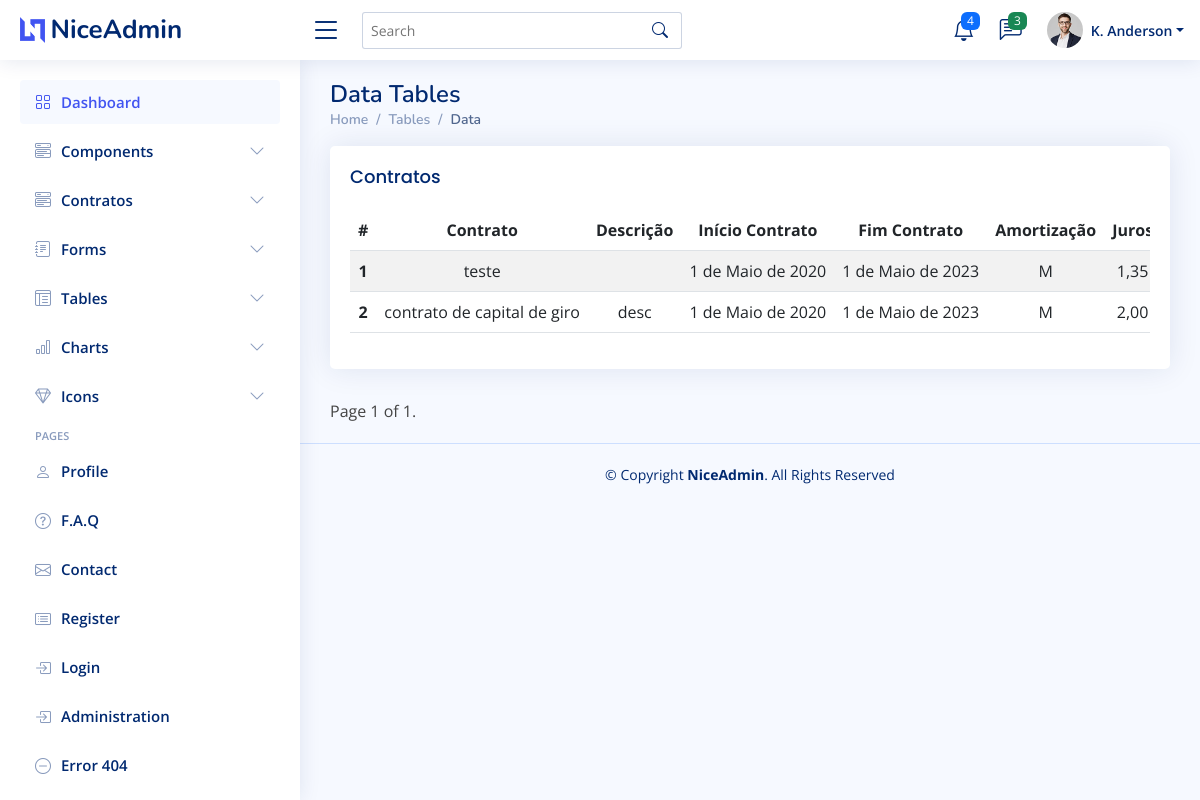
The app's page /contracts/ with its own data.
### revcontract/models.py (models this page shows, shortened)
class Contract (models.Model):
    contract_number = models.CharField(max_length=300,null=False,blank=False,verbose_name='Número de contrato',help_text='Número de contrato',)
    contract_name = models.CharField(max_length=300,null=False,blank=False,verbose_name='Nome do contrato',help_text='Nome do contrato',)
    contract_description = models.TextField(max_length=300,blank=True,verbose_name='Descrição do contrato',help_text='Descrição do contrato',)
    contract_start_date = models.DateField(null=False,blank=False,verbose_name='Data de início do contrato',help_text='Data de início do contrato',)
    amortization_type = models.ForeignKey(AmortizationType,verbose_name="Tipo de amortização",on_delete=models.SET_NULL,null=True,blank=True,help_text='Tipo de amortização',)
    interest_rate = models.DecimalField(max_digits=5,decimal_places=2,null=False,blank=False,verbose_name='Taxa de juros',help_text='Taxa de juros',)
    contract_value = models.DecimalField(max_digits=20,decimal_places=2,null=False,blank=False,verbose_name='Valor do contrato',help_text='Valor do contrato',)
    contract_file = models.FileField(upload_to='documents/%Y/%m/%d/',null=True,blank=True,verbose_name='Arquivo do contrato',help_text='Arquivo do contrato',)
    contract_term = models.IntegerField(null=False,blank=False,verbose_name='Prazo do contrato',help_text='Prazo do contrato',)
    contract_term_unit = models.ForeignKey(ContractTermUnit,verbose_name="Unidade de prazo do contrato",on_delete=models.SET_NULL,null=True,blank=True,help_text='Unidade de prazo do contrato',)
    contract_end_date = models.DateField(null=True,blank=True,verbose_name='Data de término do contrato',help_text='Data de término do contrato',)
    contract_status = models.BooleanField(default=True,verbose_name='Status do contrato',help_text='Status do contrato',)
    contract_created_at = models.DateTimeField(auto_now_add=True,verbose_name='Data de criação do contrato',help_text='Data de criação do contrato',)
    contract_updated_at = models.DateTimeField(auto_now=True,verbose_name='Data de atualização do contrato',help_text='Data de atualização do contrato',)
    contract_installment_value = models.DecimalField(max_digits=20,decimal_places=2,null=False,blank=False,verbose_name='Valor da parcela',help_text='Valor da parcela',)
    contract_installment_number = models.IntegerField(null=False,blank=False,verbose_name='Número de parcelas',help_text='Número de parcelas',)
    contract_installment_start_date = models.DateField(null=False,blank=False,verbose_name='Data de início das parcelas',help_text='Data de início das parcelas',)
    contract_installment_end_date = models.DateField(null=False,blank=False,verbose_name='Data de término das parcelas',help_text='Data de término das parcelas',)
    contract_owner = models.ForeignKey(User,related_name='contract_owner',verbose_name="Dono do contrato",on_delete=models.SET_NULL,null=True,blank=True,help_text='Dono do contrato',)
    contract_created_by = models.ForeignKey(User,related_name='contract_created_by',verbose_name="Criado por",on_delete=models.SET_NULL,null=True,blank=True,help_text='Criado por',)
    contract_customer = models.ForeignKey(Customer,verbose_name="Cliente",on_delete=models.SET_NULL,null=True,blank=True,help_text='Cliente',)
    contract_bcb_sgs_code = models.IntegerField(null=True,blank=True,verbose_name='Código BCB SGS',help_text='Código BCB SGS',)
    contract_amortization_system = models.ForeignKey(AmortizationSystem,verbose_name="Sistema de amortização",on_delete=models.SET_NULL,null=True,blank=True,help_text='Sistema de amortização',)
    class Meta:
        verbose_name = 'Contrato'
        verbose_name_plural = 'Contratos'
    def __str__(self):
        return self.contract_name

class AmortizationType (models.Model):
    amortization_type = models.CharField(max_length=50,null=False,blank=False,verbose_name='Tipo de amortização',help_text='Tipo de amortização',)
    amortization_type_description = models.CharField(max_length=500,null=False,blank=False,verbose_name='Descrição do tipo de amortização',help_text='Descrição do tipo de amortização',)
    class Meta:
        verbose_name = 'Tipo de amortização'
        verbose_name_plural = 'Tipos de amortização'
    def __str__(self):
        return self.amortization_type

### revcontract/views/contracts_view.py (the view)
# urls.py: path('contracts/', views.contracts, name='contracts'),
def contracts(request, paginagion = 10):
    contracts = Contract.objects.all().order_by('pk')
    paginator = Paginator(contracts, paginagion)
    page_number = request.GET.get('page')
    page_obj = paginator.get_page(page_number)
    context = {
        'page_obj': page_obj,
        'site_title': 'Contratos - ',
    }
    print(contracts)
    return render(request,
                  'revcontrato/contracts_list.html',
                  context)

### revcontract/templates/revcontrato/contracts_list.html (shortened to what this page needs)
{% extends 'global/tables-data.html' %}
{% block tablename %}Contratos{% endblock tablename %}
{% block table %}
    <div class="table-responsive">
    <table class="table table-striped table-responsive">
        <thead>
        <tr>
            <th scope="col">#</th>
            <th scope="col">Contrato</th>
            <th scope="col">Descrição</th>
            <th scope="col">Início Contrato</th>
            <th scope="col">Fim Contrato</th>
            <th scope="col">Amortização</th>
            <th scope="col">Juros</th>
        </tr>
        </thead>
        <tbody>
            {% for contract in page_obj %}
                <tr>
                    <th scope="row">{{contract.pk}}</th>
                    <td>{{contract.contract_name}}</td>
                    <td>{{contract.contract_description}}</td>
                    <td>{{contract.contract_start_date}}</td>
                    <td>{{contract.contract_end_date}}</td>
                    <td>{{contract.amortization_type}}</td>
                    <td>{{contract.interest_rate}}</td>
                </tr>
            {% endfor %}
        </tbody>
    </table>
    </div>
{% endblock table %}

### base/global/tables-data.html (shortened to what this page needs)
{% load static %}
<!DOCTYPE html>
<html lang="en">
{% include 'global/partials/_head.html' %}
<body>
  {% include 'global/partials/_header.html' %}
  {% include 'global/partials/_sidebar.html' %}
  <main id="main" class="main">
    <div class="pagetitle">
      <h1>Data Tables</h1>
      <nav>
        <ol class="breadcrumb">
          <li class="breadcrumb-item"><a href="{% url 'main:homepage' %}">Home</a></li>
          <li class="breadcrumb-item">Tables</li>
          <li class="breadcrumb-item active">Data</li>
        </ol>
      </nav>
    </div>
    <section class="section">
      <div class="row">
        <div class="col-lg-12">
          <div class="card">
            <div class="card-body">
              <h3 class="card-title">{% block tablename %}{% endblock tablename %}</h3>
                {% block table %}
                {% endblock table %}
            </div>
          </div>
        </div>
      </div>
    </section>
    {% include 'global/partials/_pagination.html' %}
  </main>
  {% include 'global/partials/_footer.html' %}
</body>
</html>

### base/global/partials/_head.html (shortened to what this page needs)
{% load static %}
<!DOCTYPE html>
<html lang="en">
<head>
  <link href="{% static 'global/vendor/bootstrap/css/bootstrap.min.css' %}" rel="stylesheet">
  <link href="{% static 'global/vendor/bootstrap-icons/bootstrap-icons.css' %}" rel="stylesheet">
  <link href="{% static 'global/vendor/boxicons/css/boxicons.min.css' %}" rel="stylesheet">
  <link href="{% static 'global/vendor/quill/quill.snow.css' %}" rel="stylesheet">
  <link href="{% static 'global/vendor/quill/quill.bubble.css' %}" rel="stylesheet">
  <link href="{% static 'global/vendor/remixicon/remixicon.css' %}" rel="stylesheet">
  <link href="{% static 'global/vendor/simple-datatables/style.css' %}" rel="stylesheet">
  <link href="{% static 'global/css/style.css' %}" rel="stylesheet">
</head>

### base/global/partials/_header.html (shortened to what this page needs)
 {% load static %}
 <header id="header" class="header fixed-top d-flex align-items-center">
    <div class="d-flex align-items-center justify-content-between">
      <a href="{% url 'main:homepage' %}" class="logo d-flex align-items-center">
        <img src="{% static 'global/img/logo.png' %}" alt="">
        <span class="d-none d-lg-block">NiceAdmin</span>
      </a>
      <i class="bi bi-list toggle-sidebar-btn"></i>
    </div>
    <div class="search-bar">
      <form class="search-form d-flex align-items-center" method="POST" action="#">
        <input type="text" name="query" placeholder="Search" title="Enter search keyword">
        <button type="submit" title="Search"><i class="bi bi-search"></i></button>
      </form>
    </div>
    <nav class="header-nav ms-auto">
      <ul class="d-flex align-items-center">
        <li class="nav-item dropdown">
          <a class="nav-link nav-icon" href="#" data-bs-toggle="dropdown">
            <i class="bi bi-bell"></i>
            <span class="badge bg-primary badge-number">4</span>
          </a>
        </li>
        <li class="nav-item dropdown">
          <a class="nav-link nav-icon" href="#" data-bs-toggle="dropdown">
            <i class="bi bi-chat-left-text"></i>
            <span class="badge bg-success badge-number">3</span>
          </a>
        </li>
        <li class="nav-item dropdown pe-3">
          <a class="nav-link nav-profile d-flex align-items-center pe-0" href="#" data-bs-toggle="dropdown">
            <img src="{% static 'global/img/profile-img.jpg' %}" alt="Profile" class="rounded-circle">
            <span class="d-none d-md-block dropdown-toggle ps-2">K. Anderson</span>
          </a>
        </li>
      </ul>
    </nav>
  </header>

### base/global/partials/_sidebar.html (shortened to what this page needs)
{% load static %}
<aside id="sidebar" class="sidebar">
    <ul class="sidebar-nav" id="sidebar-nav">
      <li class="nav-item">
        <a class="nav-link " href="{% url 'main:homepage' %}">
          <i class="bi bi-grid"></i>
          <span>Dashboard</span>
        </a>
      </li>
      <li class="nav-item">
        <a class="nav-link collapsed" data-bs-target="#components-nav" data-bs-toggle="collapse" href="#">
          <i class="bi bi-menu-button-wide"></i><span>Components</span><i class="bi bi-chevron-down ms-auto"></i>
        </a>
      </li>
      <li class="nav-item">
        <a class="nav-link collapsed" data-bs-target="#contracts-nav" data-bs-toggle="collapse" href="#">
          <i class="bi bi-menu-button-wide"></i><span>Contratos</span><i class="bi bi-chevron-down ms-auto"></i>
        </a>
      </li>
      <li class="nav-item">
        <a class="nav-link collapsed" data-bs-target="#forms-nav" data-bs-toggle="collapse" href="#">
          <i class="bi bi-journal-text"></i><span>Forms</span><i class="bi bi-chevron-down ms-auto"></i>
        </a>
      </li>
      <li class="nav-item">
        <a class="nav-link collapsed" data-bs-target="#tables-nav" data-bs-toggle="collapse" href="#">
          <i class="bi bi-layout-text-window-reverse"></i><span>Tables</span><i class="bi bi-chevron-down ms-auto"></i>
        </a>
      </li>
      <li class="nav-item">
        <a class="nav-link collapsed" data-bs-target="#charts-nav" data-bs-toggle="collapse" href="#">
          <i class="bi bi-bar-chart"></i><span>Charts</span><i class="bi bi-chevron-down ms-auto"></i>
        </a>
      </li>
      <li class="nav-item">
        <a class="nav-link collapsed" data-bs-target="#icons-nav" data-bs-toggle="collapse" href="#">
          <i class="bi bi-gem"></i><span>Icons</span><i class="bi bi-chevron-down ms-auto"></i>
        </a>
      </li>
      <li class="nav-heading">Pages</li>
      <li class="nav-item">
        <a class="nav-link collapsed" href="users-profile.html">
          <i class="bi bi-person"></i>
          <span>Profile</span>
        </a>
      </li>
      <li class="nav-item">
        <a class="nav-link collapsed" href="pages-faq.html">
          <i class="bi bi-question-circle"></i>
          <span>F.A.Q</span>
        </a>
      </li>
      <li class="nav-item">
        <a class="nav-link collapsed" href="pages-contact.html">
          <i class="bi bi-envelope"></i>
          <span>Contact</span>
        </a>
      </li>
      <li class="nav-item">
        <a class="nav-link collapsed" href="pages-register.html">
          <i class="bi bi-card-list"></i>
          <span>Register</span>
        </a>
      </li>
      <li class="nav-item">
        <a class="nav-link collapsed" href="pages-login.html">
          <i class="bi bi-box-arrow-in-right"></i>
          <span>Login</span>
        </a>
      </li>
      <li class="nav-item">
        <a class="nav-link collapsed" href="{% url 'admin:index' %}">
          <i class="bi bi-box-arrow-in-right"></i>
          <span>Administration</span>
        </a>
      </li>
      <li class="nav-item">
        <a class="nav-link collapsed" href="pages-error-404.html">
          <i class="bi bi-dash-circle"></i>
          <span>Error 404</span>
        </a>
      </li>
      <li class="nav-item">
        <a class="nav-link collapsed" href="pages-blank.html">
        </a>
      </li>
    </ul>
</aside>

### base/global/partials/_pagination.html (shortened to what this page needs)
{% if page_obj %}
    <div class="pagination">
        <span class="step-links">
            <span class="current">
                Page {{ page_obj.number }} of {{ page_obj.paginator.num_pages }}.
            </span>
        </span>
    </div>
{% endif %}

### base/global/partials/_footer.html
{% load static %}
<footer id="footer" class="footer">
    <div class="copyright">
      &copy; Copyright <strong><span>NiceAdmin</span></strong>. All Rights Reserved
    </div>
</footer>

### records on screen
Contract: pk "1", contract_name "teste", contract_start_date "1 de Maio de 2020", contract_end_date "1 de Maio de 2023", amortization_type "M", interest_rate "1,35"
Contract: pk "2", contract_name "contrato de capital de giro", contract_description "desc", contract_start_date "1 de Maio de 2020", contract_end_date "1 de Maio de 2023", amortization_type "M", interest_rate "2,00"

### other values on screen
{{ page_obj.number }} "1"
{{ page_obj.paginator.num_pages }} "1"
